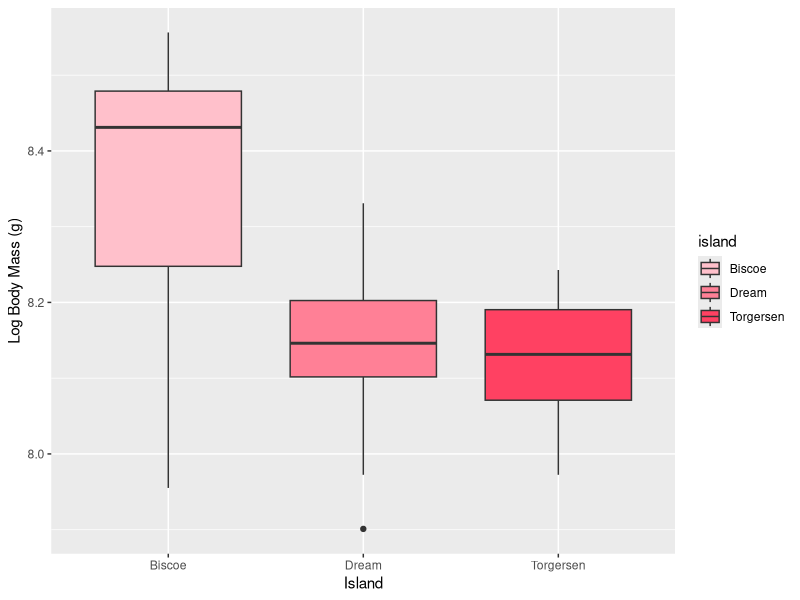
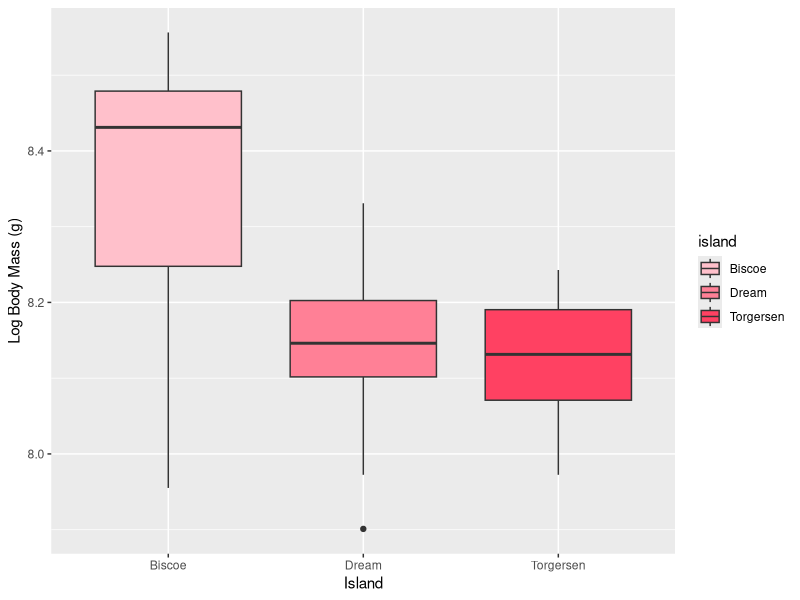
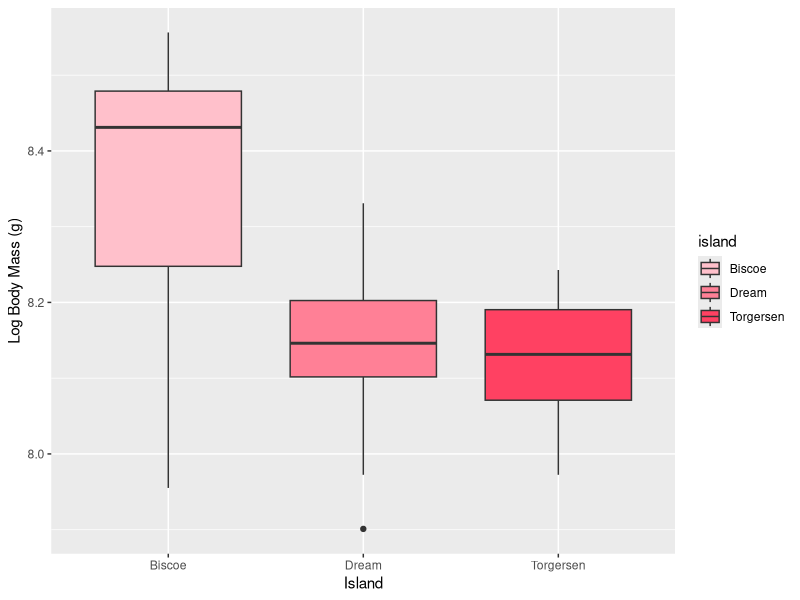

Write R code to recreate these figures, in order.
##This is code for Week 4 homework
##by: Solimar Carrasquillo Ho
##created: 2024-09-17
##last modified: 2024-09-17

#load libraries

library(palmerpenguins)
library(tidyverse)
library(here)
library(praise)
library(ggplot2)

#data analysis

#1. calculate the mean and variance of body mass by species, island, 
#and sex without any NAs

penguins %>%
  drop_na(island, sex, species)%>%
  group_by(island, sex, species) %>%
  summarise(mean_body = mean(body_mass_g, na.rm = TRUE),
  variance_body = var(body_mass_g, na.rm = TRUE))



#2. filter out male penguins, calculate log body mass, 
#select only the columns for species, island, sex and log body mass
#use data to make any plot 

gurl_penguins <- penguins %>%
  filter(sex != "male") %>%
  mutate(log_mass = log(body_mass_g)) %>%
  select(c(species, island, sex, log_mass))

#view the dataframe
view(gurl_penguins)

#create a graph w/ ggplot w/ hello kitty theme
ggplot(gurl_penguins, 
       mapping = aes(x = island, y = log_mass, fill = island)) +
         geom_boxplot() +
  labs(x = "Island", y = "Log Body Mass (g)") + 
  scale_fill_manual(values = c("#FFC0CB", "#FF8096", "#FF4162" ))
  theme_bw() 

#adding pink colors text
  hello_kitty <- ggplot(gurl_penguins, 
         mapping = aes(x = island, y = log_mass, fill = island)) +
    geom_boxplot() +
    labs(x = "Island", y = "Log Body Mass (g)") + 
    scale_fill_manual(values = c("#FFC0CB", "#FF8096", "#FF4162" ))
  theme_bw() 
  
  
  #save ggplot jpg
  ggsave(here("Week_04", "Output", "hellokitty.jpg"),
         width = 7, height = 5)
  
  
#save ggplot pdf
  ggsave(here("Week_04", "Output", "hellokitty.pdf"),
         width = 7, height = 5)
0


  

  
